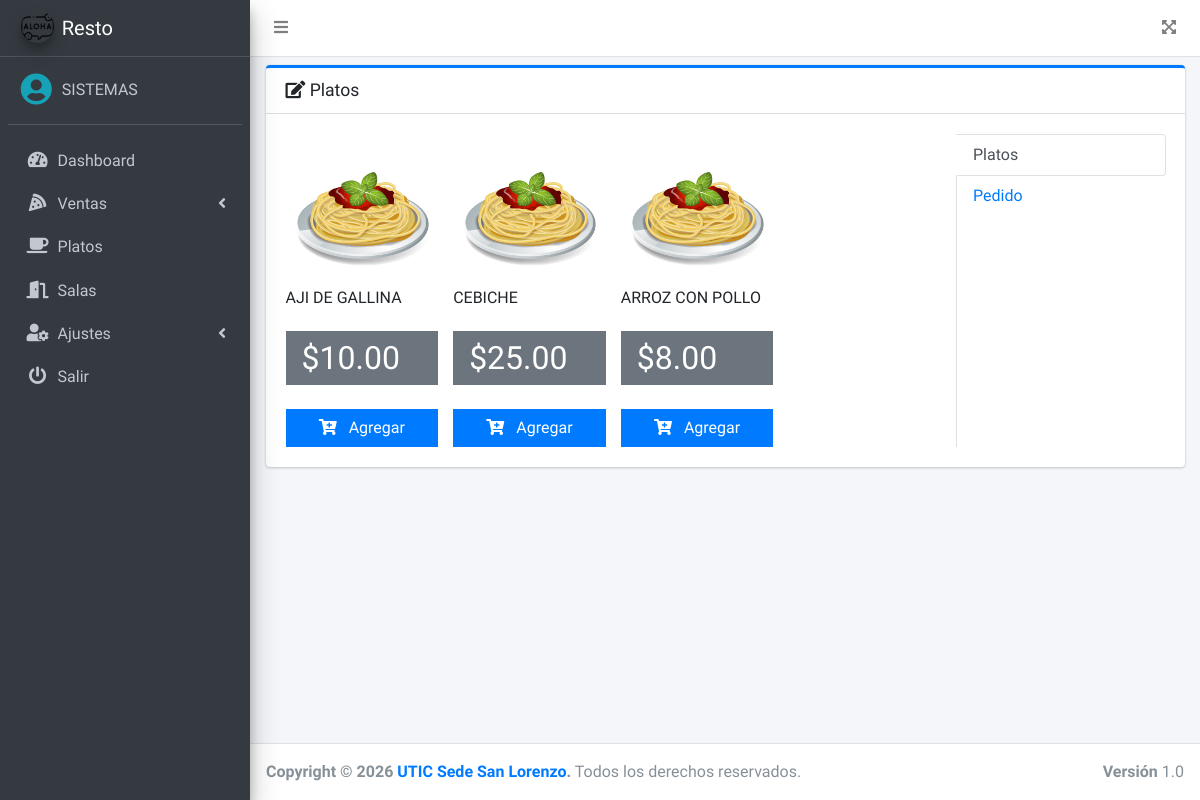
/src/pedido.php (signed in), run on the app's committed database.
### tables this page shows
CREATE TABLE `platos` (
  `id` int(11) NOT NULL,
  `nombre` varchar(200) NOT NULL,
  `precio` decimal(10,2) NOT NULL,
  `imagen` varchar(100) DEFAULT NULL,
  `fecha` timestamp NULL DEFAULT NULL,
  `estado` int(11) NOT NULL DEFAULT 1
);

### src/pedido.php (the view, shortened to what this page needs)
<?php
if ($_SESSION['rol'] == 1 || $_SESSION['rol'] == 3) {
    include_once "includes/header.php";
?>
    <div class="card card-primary card-outline">
        <div class="card-header">
            <h3 class="card-title">
                <i class="fas fa-edit"></i>
                Platos
            </h3>
        </div>
        <div class="card-body">
            <div class="row">
                <div class="col-7 col-sm-9">
                    <div class="tab-content" id="vert-tabs-right-tabContent">
                        <div class="tab-pane fade show active" id="vert-tabs-right-home" role="tabpanel" aria-labelledby="vert-tabs-right-home-tab">
                            <div class="row">
                                <?php
                                include "../conexion.php";
                                $query = mysqli_query($conexion, "SELECT * FROM platos WHERE estado = 1");
                                $result = mysqli_num_rows($query);
                                if ($result > 0) {
                                    while ($data = mysqli_fetch_assoc($query)) { ?>
                                        <div class="col-md-3">
                                            <div class="col-12">
                                                <img src="<?php echo ($data['imagen'] == null) ? '../assets/img/default.png' : $data['imagen']; ?>" class="product-image" alt="Product Image">
                                            </div>
                                            <h6 class="my-3"><?php echo $data['nombre']; ?></h6>
                                            <div class="bg-gray py-2 px-3 mt-4">
                                                <h2 class="mb-0">
                                                    $<?php echo $data['precio']; ?>
                                                </h2>
                                            </div>
                                            <div class="mt-4">
                                                <a class="btn btn-primary btn-block btn-flat addDetalle" href="#" data-id="<?php echo $data['id']; ?>">
                                                    <i class="fas fa-cart-plus mr-2"></i>
                                                    Agregar
                                                </a>
                                            </div>
                                        </div>
                                <?php }
                                } ?>
                            </div>
                        </div>
                    </div>
                </div>
                <div class="col-5 col-sm-3">
                    <div class="nav flex-column nav-tabs nav-tabs-right h-100" id="vert-tabs-right-tab" role="tablist" aria-orientation="vertical">
                        <a class="nav-link active" id="vert-tabs-right-home-tab" data-toggle="pill" href="#vert-tabs-right-home" role="tab" aria-controls="vert-tabs-right-home" aria-selected="true">Platos</a>
                        <a class="nav-link" id="pedido-tab" data-toggle="pill" href="#pedido" role="tab" aria-controls="pedido" aria-selected="false">Pedido</a>
                    </div>
                </div>
            </div>
        </div>
    </div>
<?php include_once "includes/footer.php";
} else {
    header('Location: permisos.php');
}
?>

### data on the page
platos: nombre "AJI DE GALLINA", precio "10.00"
platos: nombre "CEBICHE", precio "25.00"
platos: nombre "ARROZ CON POLLO", precio "8.00"

### other printed values
$_SESSION['nombre'] "SISTEMAS"
